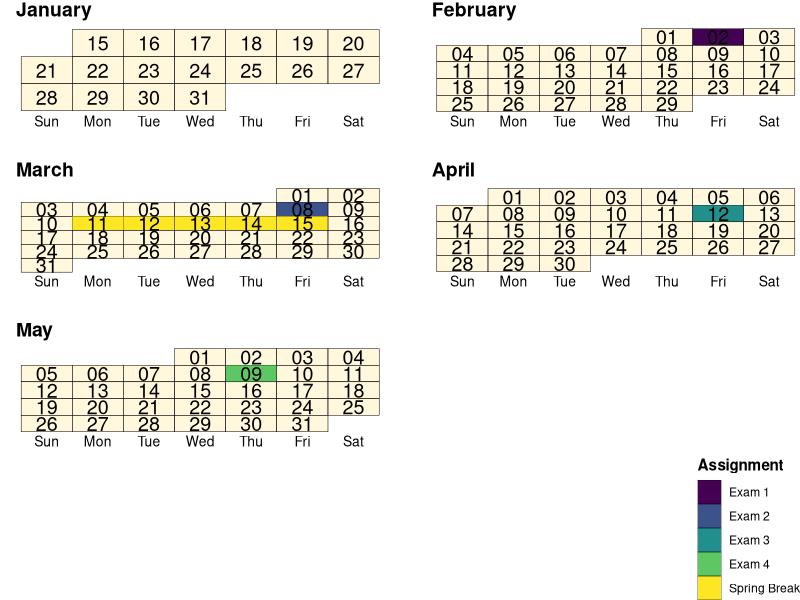

The R source for this figure:
## ---- chunk 1
knitr::opts_chunk$set(echo = TRUE)

mon <- as.Date("2023-01-15")

advdate <- function(obj, adv){
  tmon <- obj + 7*(adv - 1)
  tfri <- obj + 4 + 7*(adv - 1)
  tmon <- format(tmon, format = "%m/%d")
  tfri <- format(tfri, format = "%m/%d")
  zadv <- sprintf("%02d", adv)
  tmp <- paste("Week ", zadv, sep = '', ", ", tmon, " -- ", tfri)
  return(tmp)
}

## ---- chunk 2

library(ggplot2)
library(tidyverse)
# Create base data frame
dfr <- data.frame(date=seq(as.Date('2024-01-15'), as.Date('2024-05-31'), by = 1)) %>% 
  mutate(day = factor(strftime(date, format="%a"), levels=c("Sun","Mon","Tue","Wed","Thu","Fri","Sat")),
         week = factor(strftime(date, format="%U")),
         month = factor(strftime(date, format="%B"),levels=c("January","February","March", "April", "May")),
         ddate = factor(strftime(date, format="%d")),
         comment = case_when(
           date == as.Date("2024-02-02") ~ "Exam 1",
           date == as.Date("2024-03-08") ~ "Exam 2",
           date == as.Date("2024-04-12") ~ "Exam 3",
           date >= as.Date("2024-05-09") & date <=as.Date("2024-05-09") ~ "Exam 4",
           date >= as.Date("2024-03-11") & date <= as.Date("2024-03-15") ~ "Spring Break"
         ),
         week = as.numeric(week))



ggplot(dfr, aes(x = day, y = reorder(week, -week), fill = comment)) +
  geom_tile(color = "black", fill = "cornsilk1", size = 0.1) +
  geom_tile(color = "black", size = 0.1) +
  geom_text(aes(label = ddate), size = 5) +
  facet_wrap(. ~ month, scales = "free", ncol = 2) +
  #ghibli::scale_fill_ghibli_d("PonyoMedium") +
  viridis::scale_fill_viridis(discrete = TRUE, na.translate = FALSE) +
  theme_void() +
  theme(legend.position = "bottom",
        legend.direction = "vertical",
        legend.justification = "right",
        axis.text.x = element_text(size = 10, color = "black"),
        axis.text.y = element_text(size = 10, color = "white"),
        strip.text.x = element_text(size = 14, face = "bold", hjust = 0, margin = margin(b = 0.2, unit = "cm")),
        title = element_text(face = "bold"),
        panel.spacing = unit(0.8, "cm")) +
  guides(fill=guide_legend(ncol=1)) +
  labs(x = "Weekday",
       y = "Week #",
       fill = "Assignment")
